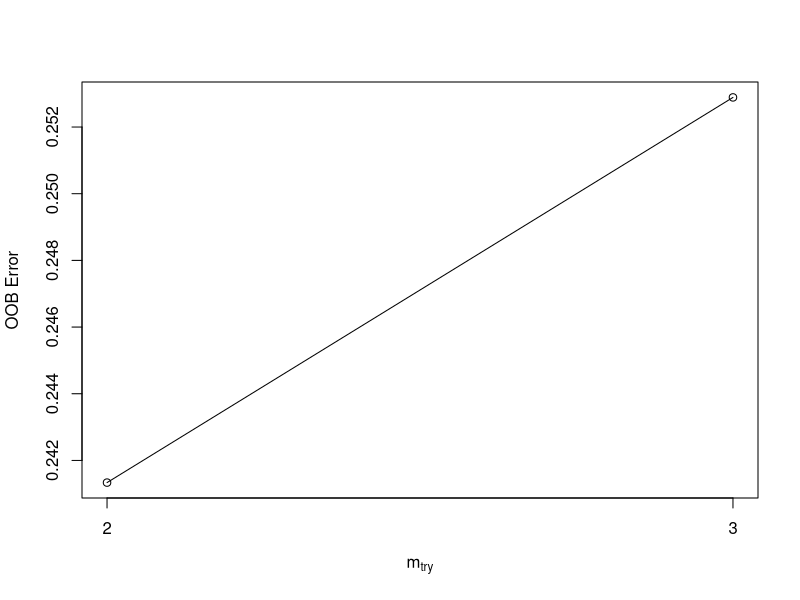
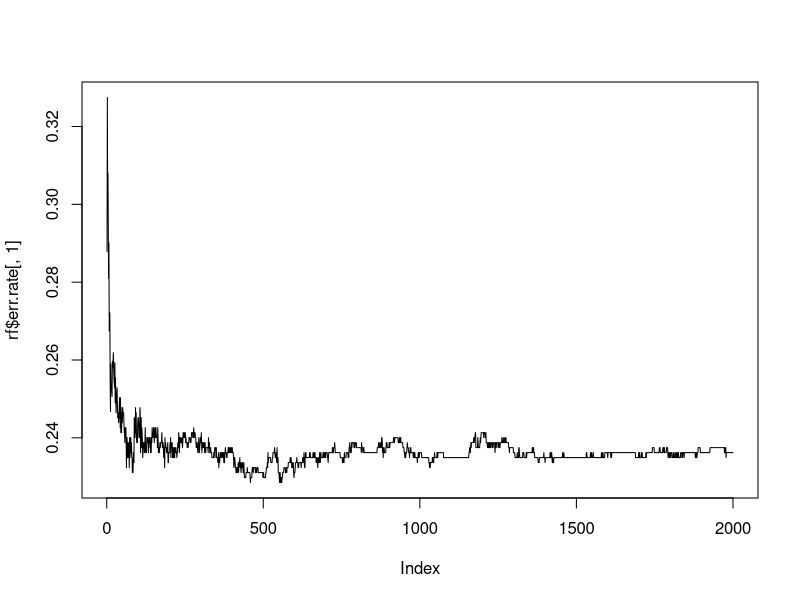
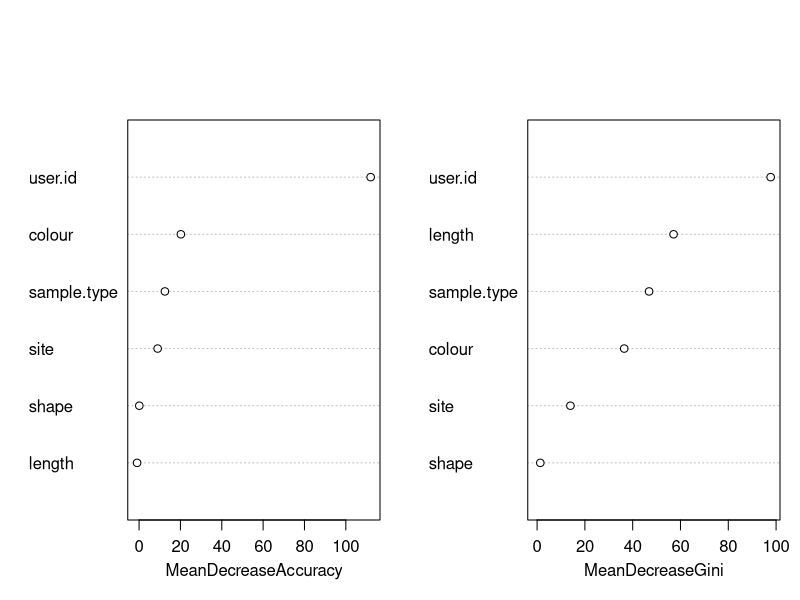

These charts were generated, in order, by the following R code: (Note: this script raises an error after producing the figures.)
##### Setup #####

## Load packages
library(plyr)
library(ggplot2)
library(dplyr)
library(colorspace)
library(randomForest)

## Define colour palette

pal <- c("#0b3954","#bfd7ea","#ff6663","#e0ff4f","#fefffe")

#### Load Spectroscopy Data ####

## Load plankton tow data

plankton_tows <- read.csv("plankton_tows.csv", header = TRUE)
PT_field <- read.csv("PT_field_data.csv", header = TRUE)

## Clean up and combine plankton tow field data 

summary(PT_field$sample.volume)

PT <- left_join(plankton_tows, PT_field, by = 'ID')

names(PT)
PT$ID <- as.factor(PT$ID)
PT$site <- as.factor(PT$site)
PT$sample.type <- as.factor(PT$sample.type)
PT$size.fraction <- as.factor(PT$size.fraction)
PT$shape <- as.factor(PT$shape)
PT$colour <- as.factor(PT$colour)
PT$raman.ID <- as.factor(PT$raman.ID)
PT$user.id <- as.factor(PT$user.id)
PT$blank.match <- as.factor(PT$blank.match)

## Clean up plankton tow data

names(PT)
summary(PT$size.fraction)
summary(PT$shape)
summary(PT$colour)

summary(PT$shape)

PT$colour <- mapvalues(
  PT$colour,
  from = levels(PT$colour),
  to = c("Black",
         "Blue",
         "Brown",
         "Clear",
         "Green",
         "Orange",
         "Pink",
         "Purple",
         "Red",
         "Yellow"))

PT$shape <- mapvalues(
  PT$shape,
  from = c('fibre',
           'fibre ',
           'fragment'),
  to = c('Fibre',
         'Fibre',
         'Fragment')
)
summary(PT$shape)

summary(PT$raman.ID)

PT$particle.type <- 
  mapvalues(PT$raman.ID,
            from = levels(PT$raman.ID),
            to = c(NA,
                   'Synthetic',
                   'Natural',
                   'Natural',
                   'Synthetic',
                   'Synthetic',
                   'Synthetic',
                   'Synthetic',
                   'Synthetic',
                   'Synthetic',
                   'Synthetic',
                   'Natural',
                   'Unknown'))

PT$particle.type[is.na(PT$particle.type)] <-
  with(subset(PT, is.na(particle.type)), 
       ifelse(is.na(length),
              NA,
              'Unknown'))

summary(PT$particle.type)

PT$particle.type[PT$shape == 'Fibre' &
                              PT$colour == 'clear' &
                              PT$raman.ID == 'Cellulose'] <-
  'Natural'  # call clear cellulosic fibres natural to be safe

## Load plankton jars data

PJ <- read.csv("plankton_jars.csv", header = TRUE)  # plankton jars

PJ$ID <- as.factor(PJ$ID)
PJ$site <- as.factor(PJ$site)
PJ$sample.type <- as.factor(PJ$sample.type)
PJ$size.fraction <- as.factor(PJ$size.fraction)
PJ$shape <- as.factor(PJ$shape)
PJ$colour <- as.factor(PJ$colour)
PJ$raman.ID <- as.factor(PJ$raman.ID)
PJ$user.id <- as.factor(PJ$user.id)
PJ$blank.match <- as.factor(PJ$blank.match)

## Clean up plankton jars data

names(PJ)
summary(PJ$size.fraction)
summary(PJ$shape)
summary(PJ$colour)

summary(PJ$shape)

PJ$colour <- mapvalues(PJ$colour,
                       from = levels(PJ$colour),
                       to = c("Black",
                              "Blue",
                              "Brown",
                              "Clear",
                              "Green",
                              "Orange",
                              "Pink",
                              "Purple",
                              "Multi-colour",
                              "Red"
                              ))


PJ$shape <- mapvalues(
  PJ$shape,
  from = c('fiber',
           'fibre',
           'fragment'),
  to = c('Fibre',
         'Fibre',
         'Fragment')
)
summary(PJ$shape)

summary(PJ$raman.ID)

PJ$raman.ID <-
  mapvalues(PJ$raman.ID,
            from = c('Cellulose\n',
                     'Plastic Dye'),
            to = c('Cellulose',
                   'Plastics Dye'))

PJ$particle.type <- 
  mapvalues(PJ$raman.ID,
            from = levels(PJ$raman.ID),
            to = c(NA,
                   'Synthetic',
                   'Natural',
                   'Synthetic',
                   'Synthetic',
                   'Synthetic',
                   'Synthetic',
                   'Synthetic',
                   'Natural',
                   'Unknown',
                   'Natural'))

PJ$particle.type[is.na(PJ$particle.type)] <-
  with(subset(PJ, is.na(particle.type)), 
       ifelse(length == 'NA',
              NA,
              'Unknown'))

summary(PJ$particle.type)

PJ$particle.type <- as.character(PJ$particle.type)

PJ$particle.type[PJ$shape == 'Fibre' &
                              PJ$colour == 'clear' &
                              PJ$raman.ID == 'Cellulose'] <-
  'Natural'  # call clear cellulosic fibres natural to be safe

PJ$particle.type <- as.factor(PJ$particle.type)

summary(PJ$particle.type)



## Load all other data

MU <- read.csv("mussels.csv", header = TRUE)  # mussels
C <- read.csv("clams.csv", header = TRUE)  # clams
CU <- read.csv("sea_cucumbers.csv", header = TRUE)  # sea cucumbers
CR <- read.csv("crabs.csv", header = TRUE)  # crabs
SS <- read.csv("sea_stars.csv", header = TRUE)  # sea stars
SP <- read.csv("surfperch.csv", header = TRUE)  # surfperch
FF <- read.csv("flatfish.csv", header = TRUE)  # flatfish
RF <- read.csv("rockfish.csv", header = TRUE)  # rockfish

#### Combine all data and clean up ####

## Combine all animal particle counts data into one dataframe

full_spec_data <-
  rbind.data.frame(MU,
                   C,
                   CU,
                   CR,
                   SS,
                   SP,
                   FF,
                   RF)

## Clean up

names(full_spec_data)
full_spec_data$blank.match <- as.factor(full_spec_data$blank.match)
full_spec_data$ID <- as.factor(full_spec_data$ID)
full_spec_data$site <- as.factor(full_spec_data$site)
full_spec_data$sample.type <- as.factor(full_spec_data$sample.type)
full_spec_data$size.fraction <- as.factor(full_spec_data$size.fraction)
full_spec_data$shape <- as.factor(full_spec_data$shape)
full_spec_data$colour <- as.factor(full_spec_data$colour)
full_spec_data$raman.ID <- as.factor(full_spec_data$raman.ID)
full_spec_data$user.id <- as.factor(full_spec_data$user.id)

summary(full_spec_data$blank.match)
summary(full_spec_data$size.fraction)
summary(full_spec_data$shape)
summary(full_spec_data$colour)

full_spec_data$colour <-
  mapvalues(full_spec_data$colour,
            from = levels(full_spec_data$colour),
            to = c('Black',
                   'Black',
                   'Blue',
                   'Blue',
                   'Brown',
                   'Brown',
                   'Clear',
                   'Clear',
                   'Green',
                   'Multi-colour',
                   'Olive',
                   'Orange',
                   'Pink',
                   'Purple',
                   'Purple',
                   'Multi-colour',
                   'Red',
                   'White',
                   'Yellow',
                   'Yellow-green'))

summary(full_spec_data$colour)

summary(full_spec_data$shape)

full_spec_data$shape <- mapvalues(full_spec_data$shape,
                                 from = levels(full_spec_data$shape),
                                 to = c('Fibre',
                                        'Fibre',
                                        'Fibre',
                                        'Film',
                                        'Fragment'))
summary(full_spec_data$shape)

summary(full_spec_data$raman.ID)

full_spec_data$raman.ID <- 
  mapvalues(full_spec_data$raman.ID,
            from = c('',
                     'Acrylic\n',
                     'Cellulosee',
                     'Cellulose\n',
                     'Unknown\n',
                     'Nylon\n',
                     'Polyester\n',
                     'Wool\n',
                     'Paint Chip',
                     'Polyster'),
            to = c(NA,
                   'Acrylic',
                   'Cellulose',
                   'Cellulose',
                   'Unknown',
                   'Nylon',
                   'Polyester',
                   'Wool',
                   'Paint',
                   'Polyester'))

full_spec_data$particle.type <- 
  mapvalues(full_spec_data$raman.ID,
            from = levels(full_spec_data$raman.ID),
            to = c('Synthetic',
                   'Synthetic',
                   'Natural',
                   'Natural',
                   'Synthetic',
                   'Natural',
                   'Synthetic',
                   'Synthetic',
                   'Synthetic',
                   'Synthetic',
                   'Synthetic',
                   'Natural',
                   'Natural',
                   'Synthetic',
                   'Unknown',
                   'Synthetic',
                   'Natural'))

full_spec_data$particle.type[is.na(full_spec_data$particle.type)] <-
  with(subset(full_spec_data, is.na(particle.type)), 
       ifelse(length == 'NA',
              NA,
              'Unknown'))

summary(full_spec_data$particle.type)

full_spec_data$particle.type[full_spec_data$shape == 'Fibre' &
                              full_spec_data$colour == 'Clear' &
                              full_spec_data$raman.ID == 'Cellulose'] <-
  'Natural'  # call clear cellulosic fibres natural to be safe

summary(full_spec_data$particle.type)


#### Estimate the particle type for unknown particles ####

## Create random forest model for known particle types

full_spec_data$set <- "AD"  # identifiers for bringing back predictions
PT$set <- "PT"
PJ$set <- "PJ"

moddata1 <- rbind(full_spec_data, PT[c(1:14, 22:23)], PJ)

moddata2 <- subset(moddata1,
                   particle.type != 'Unknown' &
                     particle.type != 'NA')

unknowndata <- subset(moddata1,
                      particle.type == 'Unknown' &
                        particle.type != 'NA')

moddata2$particle.type <- as.character(moddata2$particle.type)
moddata2$particle.type <- as.factor(moddata2$particle.type)

## Run model on test data

rf <- randomForest(particle.type ~
                     colour + shape + user.id + sample.type + site + length,
                   data = moddata2)

rf

mtry <- tuneRF(moddata2[, c(2:3,7:9,14)], 
               moddata2$particle.type,
               stepFactor = 1.5, 
               improve = 0.01,
               trace = TRUE,
               plot = TRUE)

rf <- randomForest(particle.type ~
                     colour * shape * user.id + sample.type + site + length,
                   data = moddata2,
                   mtry = 3,
                   importance = TRUE,
                   ntree = 2000)

plot(rf$err.rate[,1], type = 'l')  ## find ideal ntree value 

rf <- randomForest(particle.type ~
                     colour * shape * user.id + sample.type + site + length,
                   data = moddata2,
                   mtry = 2,
                   importance = TRUE,
                   ntree = 1000)

rf
importance(rf)

varImpPlot(rf, main = "")


pred <- predict(rf)

## Performance metrics

cm <- table(moddata2[, 15], pred)

round((sum(diag(cm))/sum(cm))*100,2)

plot_rf_confusion <- function(rf_model)  # function for making confusion matrix
{
  conf_mat <- rf_model$confusion[, -ncol(rf_model$confusion)]
  class_size <- apply(conf_mat, 1, sum)
  
  conf_mat_perc <- (conf_mat / class_size) * 100
  
  melt_conf_mat <- reshape2::melt(conf_mat_perc, na.rm = TRUE)
  
  melt_conf_mat_raw <- reshape2::melt(conf_mat, na.rm = TRUE)
  
  melt_conf_mat$value2 <- melt_conf_mat_raw$value
  
  conf_plot <-
    ggplot(data = melt_conf_mat, aes_string('Var2', 'Var1', fill = 'value')) +
    geom_tile(color = "white") +
    scale_fill_gradient2(
      low = pal[3],
      high = pal[2],
      mid = pal[4],
      midpoint = 50,
      limit = c(0, 100),
      space = "Lab",
      name = "Accuracy (%)"
    ) +
    geom_text(aes(label = value2), size = 4, nudge_y = 0.2) +
    geom_text(aes(label = sprintf("%.1f", round(value, 1))), size = 3,
              nudge_x = 0, nudge_y = -0.2) +
    geom_text(label = "%", nudge_x = 0.3, nudge_y = -0.2, size = 3) +
    theme1 + 
    theme(axis.text.x = element_text(
      angle = 45,
      vjust = 1,
      hjust = 1
    ),
    plot.margin = unit(c(0,0,0,0.5), "cm")) +
    labs(x = 'Predicted', y = 'True') +
    coord_fixed()
  
  return(conf_plot)
}

tiff("Confusion Matrix.tiff", 
    height = 3,
    width = 3,
    units = "in",
    res = 800,
    compression = "lzw")

plot_rf_confusion(rf)  ## confusion matrix

dev.off()

## Now predict unknown particle types

unknowndata$particle.type <- predict(rf, newdata = unknowndata)


## Add predictions back to original data

PT[PT$particle.type == 'Unknown' &
     !is.na(PT$particle.type), ]$particle.type <- 
  unknowndata$particle.type[unknowndata$set == "PT"]

PJ[PJ$particle.type == 'Unknown' &
     !is.na(PJ$particle.type),]$particle.type <- 
  unknowndata$particle.type[unknowndata$set == "PJ"]

full_spec_data$particle.type[full_spec_data$particle.type == 'Unknown' &
                               !is.na(full_spec_data$particle.type)] <-
  unknowndata$particle.type[unknowndata$set == "AD"]

PT$particle.type <- as.character(PT$particle.type)
PT$particle.type <- as.factor(PT$particle.type)

PJ$particle.type <- as.character(PJ$particle.type)
PJ$particle.type <- as.factor(PJ$particle.type)

full_spec_data$particle.type <- as.character(full_spec_data$particle.type)
full_spec_data$particle.type <- as.factor(full_spec_data$particle.type)

#### Make sure each sample has all levels of particle type ####

## plankton tows

PT$ID <- as.character(PT$ID)
PT$ID <- as.factor(PT$ID)

all_typesPT <- expand.grid(ID = levels(PT$ID),
                           particle.type = levels(PT$particle.type))

infoPT <- PT[c(1:3, 6, 13, 21)] %>% 
  group_by(ID, site, sample.type, size.fraction, blank.match, sample.volume) %>% 
  summarize()

all_typesPT2 <- left_join(all_typesPT, infoPT, by = c("ID"))

countsPT <- PT[ ,c(1, 4:12, 14, 22)]

PT2 <- left_join(all_typesPT2,
                 countsPT,
                 by = c('ID', 'particle.type', 'size.fraction'))

## plankton jars
PJ$ID <- as.character(PJ$ID)
PJ$ID <- as.factor(PJ$ID)

all_typesPJ <- expand.grid(ID = levels(PJ$ID),
                           particle.type = levels(PJ$particle.type))

infoPJ <- PJ[c(1:3, 6, 13)] %>% 
  group_by(ID, site, sample.type, size.fraction, blank.match) %>% 
  summarize()

all_typesPJ2 <- left_join(all_typesPJ, infoPJ, by = 'ID')

countsPJ <- PJ[ ,c(1, 4:12, 14:15)]

PJ2 <- left_join(all_typesPJ2,
                 countsPJ,
                 by = c('ID', 'particle.type', 'size.fraction'))


## animal samples

full_spec_data$ID <- as.character(full_spec_data$ID)
full_spec_data$ID <- as.factor(full_spec_data$ID)

full_spec_data$sample.type <- as.character(full_spec_data$sample.type)
full_spec_data$sample.type <- as.factor(full_spec_data$sample.type)

all_types <- expand.grid(ID = levels(full_spec_data$ID), 
                         particle.type = levels(full_spec_data$particle.type))

info <- 
  full_spec_data[ ,c(1:3, 5:6, 13)] %>% 
  group_by(ID, site, sample.type, size.fraction, blank.match) %>% 
  summarize()

all_types2 <- left_join(all_types, info, by = 'ID')

counts <- full_spec_data[ ,c(1, 4:12, 14:15)]

full_spec_data2 <- left_join(all_types2,
                             counts,
                             by = c('ID',
                                    'particle.type', 
                                    'size.fraction'))

summary(full_spec_data2$sample.type)

full_spec_data2$sample.type <-
  mapvalues(full_spec_data2$sample.type,
            from = c("Rockfish Gut",
                     "Rockfish Gut Animals"),
            to = c("Rockfish Guts",
                   "Rockfish: Ingested Animals"))

#### Blank Subtract (for comparison) ####

## Summarize by particle type

PT2$num <- ifelse(is.na(PT2$length), 0, 1)

PT_particle_type <-
  PT2 %>%
  group_by(ID,
           site,
           sample.type,
           blank.match,
           particle.type,
           sample.volume) %>%
  summarize(count = sum(num))  # plankton tows

PJ2$num <- ifelse(is.na(PJ2$length), 0, 1)

PJ_particle_type <-
  PJ2 %>%
  group_by(ID,
           site,
           sample.type,
           blank.match,
           particle.type) %>%
  summarize(count = sum(num))  # plankton jars

full_spec_data2$num <- ifelse(is.na(full_spec_data2$length), 0, 1)

animals_particle_type <-
  full_spec_data2 %>%
  group_by(ID,
           site,
           sample.type,
           blank.match,
           particle.type) %>%
  summarize(count = sum(num))  # animal data

## Separate blanks data

PT_blanks <- subset(PT_particle_type, sample.type == 'Blanks')
PT_data <- subset(PT_particle_type, sample.type != 'Blanks')

PJ_blanks <- subset(PJ_particle_type, sample.type == 'Blanks')
PJ_data <- subset(PJ_particle_type, sample.type != 'Blanks')

animal_blanks <- subset(animals_particle_type, sample.type == 'Blanks')
animal_data <- subset(animals_particle_type, sample.type != 'Blanks')

## Summarize blanks data

PT_blanks_means <- 
  PT_blanks %>% 
  group_by(blank.match, particle.type) %>% 
  summarize(blank.mean = mean(count))

PJ_blanks_means <- 
  PJ_blanks %>% 
  group_by(blank.match, particle.type) %>% 
  summarize(blank.mean = mean(count))

animal_blanks_means <- 
  animal_blanks %>% 
  group_by(blank.match, particle.type) %>% 
  summarize(blank.mean = mean(count))

## Blank subtract

# plankton tows

PT_data2 <-
  left_join(PT_data, 
            PT_blanks_means, 
            by = c('blank.match', 'particle.type'))

PT_data2$blank.mean[is.na(PT_data2$blank.mean)] <- 0

PT_data2$adj.count <- floor(with(PT_data2, count - blank.mean))
PT_data2$adj.count[PT_data2$adj.count < 0] <- 0

# plankton jars

PJ_data2 <-
  left_join(PJ_data, 
            PJ_blanks_means, 
            by = c('blank.match', 'particle.type'))

PJ_data2$blank.mean[is.na(PJ_data2$blank.mean)] <- 0

PJ_data2$adj.count <- floor(with(PJ_data2, count - blank.mean))
PJ_data2$adj.count[PJ_data2$adj.count < 0] <- 0

# animal data

animal_data2 <-
  left_join(animal_data, 
            animal_blanks_means, 
            by = c('blank.match', 'particle.type'))

animal_data2$blank.mean[is.na(animal_data2$blank.mean)] <- 0

animal_data2$adj.count <- floor(with(animal_data2, count - blank.mean))
animal_data2$adj.count[animal_data2$adj.count < 0] <- 0

## Combine samples that were split

animal_data2$ID <- mapvalues(
  animal_data2$ID,
  from = c(
    'CBSS3 1/2',
    'CBSS3 2/2',
    'CBSS6-1',
    'CBSS6-2',
    'CBSS8 (1/4)',
    'CBSS8 (2/4)',
    'CBSS8 (3/4)',
    'CBSS8 (4/4)',
    'EBSS10-1',
    'EBSS10-2',
    'EBSS10-3',
    'EBSS11 (1/3)',
    'EBSS11 (2/3)',
    'EBSS11 (3/3)',
    'EBRF16A',
    'EBRF16B',
    'HPRF21A',
    'HPRF21B',
    'HPRF4B'
  ),
  to = c(
    'CBSS3',
    'CBSS3',
    'CBSS6',
    'CBSS6',
    'CBSS8',
    'CBSS8',
    'CBSS8',
    'CBSS8',
    'EBSS10',
    'EBSS10',
    'EBSS10',
    'EBSS11',
    'EBSS11',
    'EBSS11',
    'EBRF16',
    'EBRF16',
    'HPRF21',
    'HPRF21',
    'HPRF4'
  )
)

#### Plot breakdown by Raman ID, shape, and colour ####

moddata1$num <- ifelse(is.na(moddata1$shape), 0, 1)
moddata3 <- moddata1 %>% filter(num == 1)
moddata3$raman.ID[is.na(moddata3$raman.ID)] <- 'Unknown'
moddata3$raman.ID[moddata3$raman.ID == ''] <- 'Unknown'
moddata3$raman.ID <- as.character(moddata3$raman.ID)
moddata3$raman.ID <- as.factor(moddata3$raman.ID)

moddata3$site <- as.character(moddata3$site)
moddata3$site[moddata3$sample.type == 'Blanks'] <- 'Blanks'
moddata3$site <- as.factor(moddata3$site)

moddata3$raman.ID <- mapvalues(moddata3$raman.ID,
                               from = c('Salt Crystal', 
                                        'Additive', 'Plastics Additive',
                                        'Plastics Dye', 'Unknown Polymer'),
                               to = c('Salt', 'Unknown Synthetic',
                                      'Unknown Synthetic', 'Unknown Synthetic',
                                      'Unknown Synthetic'))

moddata3$sample.type <- factor(moddata3$sample.type,
                               levels = c('Blanks',
                                          'Plankton Jars',
                                          'Plankton Tows',
                                          'Mussels',
                                          'Clams',
                                          'Sea Cucumbers',
                                          'Crabs',
                                          'Sea Stars',
                                          'Flatfish Guts',
                                          'Flatfish Livers',
                                          'Surfperch Guts',
                                          'Surfperch Livers',
                                          'Rockfish Guts',
                                          'Rockfish: Ingested Animals',
                                          'Rockfish Livers'))


tiff(
  'Polymer Plot.tiff', 
  height = 8,
  width = 6,
  units = "in",
  res = 800,
  compression = "lzw"
)

ggplot(moddata3) +
  geom_bar(
    aes(x = sample.type,
        y = num,
        fill = raman.ID),
    colour = 'black',
    size = 0.25,
    position = 'fill',
    stat = 'identity'
  ) +
  labs(x = 'Sample Type', y = 'Proportion of Particles') +
  facet_grid(particle.type ~ shape, 
             scales = 'free_x', 
             space = 'free_x',
             labeller = label_wrap_gen(width = 10)) +
  scale_y_continuous(expand = c(0, 0)) +
  scale_fill_manual(values =
                      qualitative_hcl(n = 18, palette = "Dark 3")) +
  guides(fill = guide_legend(ncol = 1)) +
  theme1 +
  theme(
    axis.text.x = element_text(angle = 45, hjust = 1),
    legend.text = element_text(size = 6),
    legend.key.size = unit(0.75, 'line'),
    panel.spacing = unit(0.25, "cm")
  )

dev.off()

## And by colour

tiff(
  'Colour Plot.tiff', 
  height = 8,
  width = 6,
  units = "in",
  res = 800,
  compression = "lzw"
)

ggplot(moddata3) +
  geom_bar(
    aes(x = sample.type,
        y = num,
        fill = colour),
    colour = 'black',
    size = 0.25,
    position = 'fill',
    stat = 'identity'
  ) +
  labs(x = 'Sample Type', y = 'Proportion of Particles') +
  facet_grid(particle.type ~ shape, 
             scales = 'free_x', 
             space = 'free_x',
             labeller = label_wrap_gen(width = 10)) +
  scale_fill_manual(
    values = c(
      'Grey16',
      'Steel Blue',
      'Saddle Brown',
      'Azure2',
      'Forest Green',
      'Turquoise',
      'Dark Olive Green',
      'Orange',
      'Pink',
      'Blue Violet',
      'Red3',
      'White',
      'Gold',
      'Yellow Green'
    )
  ) +
  scale_y_continuous(expand = c(0, 0)) +
  guides(fill = guide_legend(ncol = 1)) +
  theme1 +
  theme(
    axis.text.x = element_text(angle = 45, hjust = 1),
    legend.text = element_text(size = 6),
    legend.key.size = unit(0.75, 'line'),
    panel.spacing = unit(0.25, "cm")
  )

dev.off()


#### Combine food web data ####

## Combine lab and field data with isotopes data

foodweb1 <- 
  left_join(animal_info, 
            isotopes2,
            by = c('ID', 'site'))

foodweb1$sample.type <- as.factor(foodweb1$sample.type)

ingested_animals <- 
  foodweb1 %>% 
  filter(sample.type == 'Rockfish: Ingested Animals') %>% 
  select(1:14)

rockfish_info <- 
  foodweb1 %>% 
  filter(animal.type == 'Rockfish' & sample.type == 'Rockfish') %>% 
  select(1,2,15:30)

ingested_animals2 <-
  left_join(ingested_animals, rockfish_info, by = c('ID', 'site'))

foodweb1 <- rbind(subset(foodweb1, 
                         sample.type != 'Rockfish: Ingested Animals'),
                  ingested_animals2)

## Combine particle counts data with lab, field, and isotopes data

animal_data2$sample.type <- 
  mapvalues(animal_data2$sample.type,
            from = c("Flatfish Guts",
                     "Rockfish Guts",
                     "Surfperch Guts"),
            to = c("Flatfish",
                   "Rockfish",
                   "Surfperch"))

animal_data3 <-
  animal_data2 %>%
  group_by(ID,
           site,
           sample.type,
           blank.match,
           particle.type) %>%
  summarize(
    count = sum(count),
    blank.mean = sum(blank.mean),
    adj.count = sum(adj.count)
  )

foodweb2 <- left_join(animal_data3,
                      foodweb1,
                      by = c('ID', 'site', 'sample.type'))

foodweb2$ID <- as.factor(foodweb2$ID)
foodweb2$site <- as.factor(foodweb2$site)
foodweb2$sample.type <- as.factor(foodweb2$sample.type)
  



## Now summarize animal data

summary(subset(foodweb2, is.na(species)))
foodweb2$species[foodweb2$ID == "CBSS16"] <- "Dermasterias imbricata"

gutdata <- subset(foodweb2,
                  sample.type != 'Surfperch Livers' &
                    sample.type != 'Flatfish Livers' &
                    sample.type != 'Rockfish Livers')

gutdata$sample.type <- 
  mapvalues(gutdata$sample.type,
            from = 'Rockfish: Ingested Animals',
            to = 'Rockfish')
gutdata <-
  gutdata %>% 
  group_by(ID, site, sample.type, blank.match, particle.type, shell.l,
           shell.w, shell.h, arm.length, shell.weight, tissue.wet.weight, 
           total.body.wet.weight, density.sep, species, carapace.length, TL, SL, 
           hepatopancreas.weight, sex, babies, parasites, base_deltaN, 
           sd_base_deltaN, deltaN, deltaC, 
           trophic.position) %>% 
  summarize(count = sum(count),
            blank.mean = sum(blank.mean),
            adj.count = sum(adj.count),
            tissue.dry.weight = sum(tissue.dry.weight))

liverdata <-subset(foodweb2,
                   sample.type == 'Surfperch Livers' |
                     sample.type == 'Flatfish Livers' |
                     sample.type == 'Rockfish Livers')

